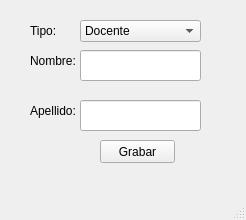
<?xml version="1.0" encoding="UTF-8"?>
<ui version="4.0">
 <class>vtn_principal</class>
 <widget class="QMainWindow" name="vtn_principal">
  <property name="geometry">
   <rect>
    <x>0</x>
    <y>0</y>
    <width>246</width>
    <height>220</height>
   </rect>
  </property>
  <property name="windowTitle">
   <string>Ventana Principal</string>
  </property>
  <widget class="QWidget" name="centralwidget">
   <widget class="QLabel" name="lbl_nombre">
    <property name="geometry">
     <rect>
      <x>30</x>
      <y>50</y>
      <width>51</width>
      <height>21</height>
     </rect>
    </property>
    <property name="text">
     <string>Nombre:</string>
    </property>
   </widget>
   <widget class="QLineEdit" name="txt_nombre">
    <property name="geometry">
     <rect>
      <x>80</x>
      <y>50</y>
      <width>121</width>
      <height>31</height>
     </rect>
    </property>
   </widget>
   <widget class="QPushButton" name="btn_grabar">
    <property name="geometry">
     <rect>
      <x>100</x>
      <y>140</y>
      <width>75</width>
      <height>23</height>
     </rect>
    </property>
    <property name="text">
     <string>Grabar</string>
    </property>
   </widget>
   <widget class="QLabel" name="lbl_apellido">
    <property name="geometry">
     <rect>
      <x>30</x>
      <y>100</y>
      <width>51</width>
      <height>21</height>
     </rect>
    </property>
    <property name="text">
     <string>Apellido:</string>
    </property>
   </widget>
   <widget class="QLineEdit" name="txt_apellido">
    <property name="geometry">
     <rect>
      <x>80</x>
      <y>100</y>
      <width>121</width>
      <height>31</height>
     </rect>
    </property>
   </widget>
   <widget class="QComboBox" name="cb_tipo_persona">
    <property name="geometry">
     <rect>
      <x>80</x>
      <y>20</y>
      <width>121</width>
      <height>22</height>
     </rect>
    </property>
    <item>
     <property name="text">
      <string>Docente</string>
     </property>
    </item>
    <item>
     <property name="text">
      <string>Estudiante</string>
     </property>
    </item>
   </widget>
   <widget class="QLabel" name="lbl_tipo_persona">
    <property name="geometry">
     <rect>
      <x>30</x>
      <y>20</y>
      <width>51</width>
      <height>21</height>
     </rect>
    </property>
    <property name="text">
     <string>Tipo:</string>
    </property>
   </widget>
  </widget>
  <widget class="QMenuBar" name="mnb_menu_principal">
   <property name="geometry">
    <rect>
     <x>0</x>
     <y>0</y>
     <width>246</width>
     <height>21</height>
    </rect>
   </property>
  </widget>
  <widget class="QStatusBar" name="stb_estado"/>
 </widget>
 <resources/>
 <connections/>
</ui>
